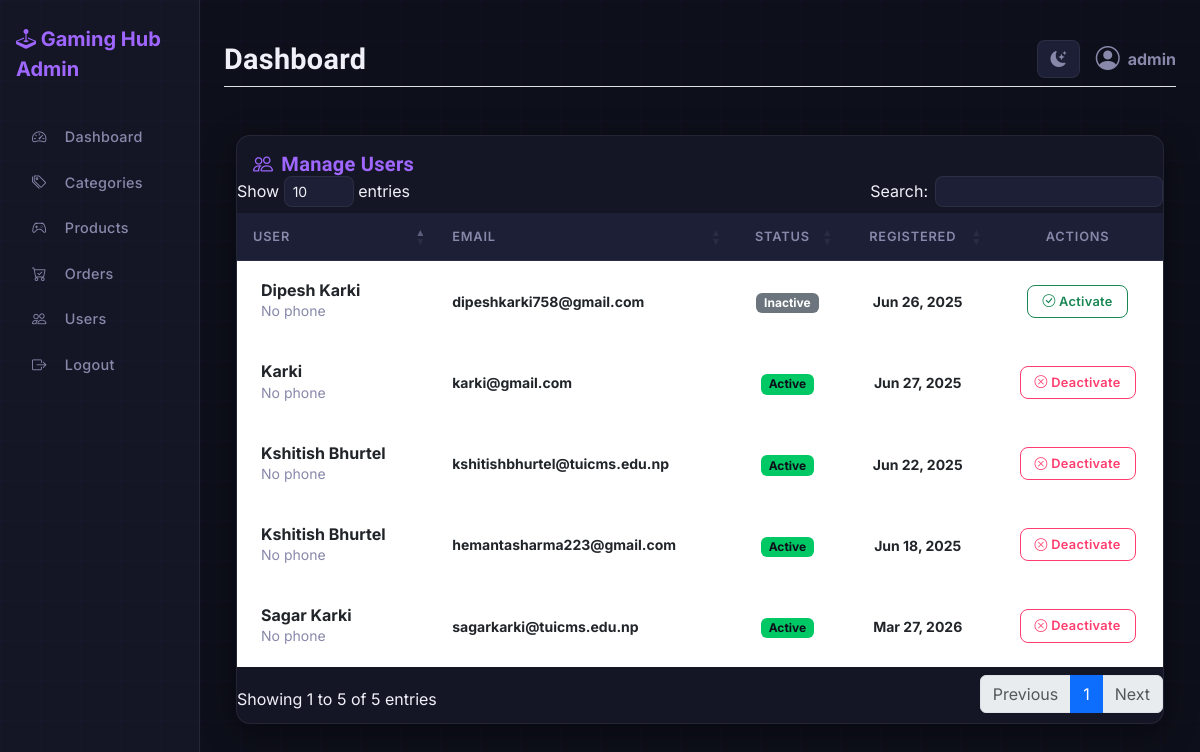
Page /admin/users/manage.php (signed in) on the earlier database version.
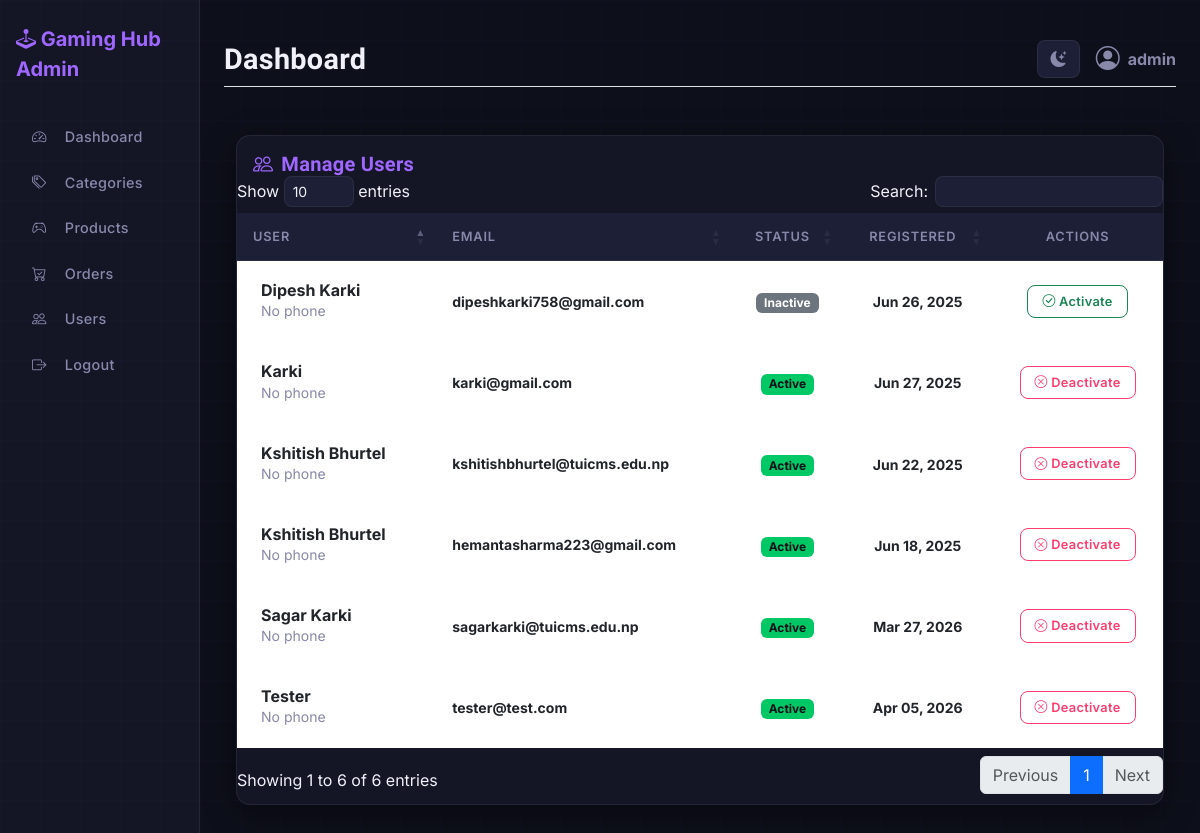
Same page on the later database version.
### tables this page shows
CREATE TABLE `users` (
  `user_id` int(11) NOT NULL,
  `email` varchar(100) NOT NULL,
  `password` varchar(255) NOT NULL,
  `full_name` varchar(100) DEFAULT NULL,
  `phone` varchar(20) DEFAULT NULL,
  `address` text DEFAULT NULL,
  `is_active` tinyint(1) DEFAULT 1,
  `created_at` timestamp NOT NULL DEFAULT current_timestamp(),
  `updated_at` timestamp NOT NULL DEFAULT current_timestamp() ON UPDATE current_timestamp()
);

### config/database.php (called while the page is built)
<?php
$host = 'localhost';
$dbname = 'gaming_hub';
$username = 'root';
$password = '';
try {
    $pdo = new PDO("mysql:host=$host;dbname=$dbname;charset=utf8", $username, $password);
    $pdo->setAttribute(PDO::ATTR_ERRMODE, PDO::ERRMODE_EXCEPTION);
} catch (PDOException $e) {
    die("Database connection failed: " . $e->getMessage());
}
function executeQuery($sql, $params = []) {
    global $pdo;
    $stmt = $pdo->prepare($sql);
    $stmt->execute($params);
    return $stmt;
}
?>

### admin/users/manage.php (the view, shortened to what this page needs)
<?php
require_once __DIR__ . '../../../config/database.php';
$users = executeQuery("SELECT * FROM users ORDER BY created_at DESC")
    ->fetchAll(PDO::FETCH_ASSOC);
require_once __DIR__ . '/../includes/admin_header.php';
?>
<div class="container-fluid py-4">
    <div class="row">
        <div class="col-12">
            <div class="card mb-4">
                <div class="card-header pb-0 d-flex justify-content-between align-items-center border-0 bg-transparent mt-2">
                    <h5 class="mb-0 text-primary fw-bold"><i class="bi bi-people me-2"></i>Manage Users</h5>
                </div>
                <div class="card-body px-0 pt-0 pb-2">
                    <div class="table-responsive p-0">
                        <table class="table align-items-center mb-0" id="users-table">
                            <thead>
                                <tr>
                                    <th>User</th>
                                    <th>Email</th>
                                    <th class="text-center">Status</th>
                                    <th class="text-center">Registered</th>
                                    <th class="text-center">Actions</th>
                                </tr>
                            </thead>
                            <tbody>
                                <?php foreach ($users as $user): ?>
                                    <tr>
                                        <td>
                                            <div class="d-flex px-2 py-1">
                                                <div class="d-flex flex-column justify-content-center">
                                                    <h6 class="mb-0 fw-bold"><?= $user['full_name'] ?? 'No name' ?></h6>
                                                    <p class="text-muted small mb-0">
                                                        <?= $user['phone'] ?? 'No phone' ?>
                                                    </p>
                                                </div>
                                            </div>
                                        </td>
                                        <td>
                                            <p class="fw-bold mb-0 small"><?= $user['email'] ?></p>
                                        </td>
                                        <td class="align-middle text-center">
                                            <span
                                                class="badge <?= $user['is_active'] ? 'bg-success' : 'bg-secondary' ?>">
                                                <?= $user['is_active'] ? 'Active' : 'Inactive' ?>
                                            </span>
                                        </td>
                                        <td class="align-middle text-center">
                                            <span class="small fw-bold">
                                                <?= date('M d, Y', strtotime($user['created_at'])) ?>
                                            </span>
                                        </td>
                                        <td class="align-middle text-center">
                                            <button
                                                class="btn btn-sm btn-outline-<?= $user['is_active'] ? 'danger' : 'success' ?> mb-0 toggle-user"
                                                data-id="<?= $user['user_id'] ?>" data-status="<?= $user['is_active'] ?>">
                                                <i
                                                    class="bi bi-<?= $user['is_active'] ? 'x-circle' : 'check-circle' ?>"></i>
                                                <?= $user['is_active'] ? 'Deactivate' : 'Activate' ?>
                                            </button>
                                        </td>
                                    </tr>
                                <?php endforeach; ?>
                            </tbody>
                        </table>
                    </div>
                </div>
            </div>
        </div>
    </div>
</div>
<?php require_once __DIR__ . '/../includes/admin_footer.php'; ?>

Differences in the rows shown:
added users: full_name "Tester", phone "No phone", email "tester@test.com", is_active "Active", created_at "Apr 05, 2026"
Other differences:
text written by a page script: "Show entries Search: Showing 1 to 5 of 5 entries Previous 1 Next" → "Show entries Search: Showing 1 to 6 of 6 entries Previous 1 Next"
